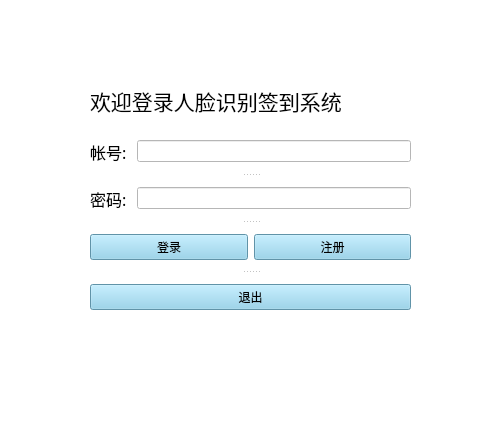
<?xml version="1.0" encoding="UTF-8"?>
<ui version="4.0">
 <class>MainWindow_Login</class>
 <widget class="QMainWindow" name="MainWindow_Login">
  <property name="geometry">
   <rect>
    <x>0</x>
    <y>0</y>
    <width>500</width>
    <height>430</height>
   </rect>
  </property>
  <property name="windowTitle">
   <string>登录</string>
  </property>
  <property name="styleSheet">
   <string notr="true">QLabel, QSplitter, QWidget, QHBoxLayout{
 background-color: white;
}
QPushButton{
	background-color: skyblue;
}</string>
  </property>
  <widget class="QWidget" name="centralwidget">
   <widget class="QLabel" name="label_3">
    <property name="geometry">
     <rect>
      <x>90</x>
      <y>80</y>
      <width>361</width>
      <height>41</height>
     </rect>
    </property>
    <property name="font">
     <font>
      <family>Source Han Sans SC</family>
      <pointsize>16</pointsize>
     </font>
    </property>
    <property name="text">
     <string>欢迎登录人脸识别签到系统</string>
    </property>
   </widget>
   <widget class="QSplitter" name="splitter">
    <property name="geometry">
     <rect>
      <x>90</x>
      <y>130</y>
      <width>321</width>
      <height>191</height>
     </rect>
    </property>
    <property name="styleSheet">
     <string notr="true"/>
    </property>
    <property name="orientation">
     <enum>Qt::Vertical</enum>
    </property>
    <widget class="QWidget" name="horizontalLayoutWidget">
     <layout class="QHBoxLayout" name="horizontalLayout">
      <item>
       <widget class="QLabel" name="label">
        <property name="font">
         <font>
          <family>Source Han Sans SC</family>
          <pointsize>12</pointsize>
         </font>
        </property>
        <property name="text">
         <string>帐号: </string>
        </property>
       </widget>
      </item>
      <item>
       <widget class="QLineEdit" name="un_le"/>
      </item>
     </layout>
    </widget>
    <widget class="QWidget" name="horizontalLayoutWidget_2">
     <layout class="QHBoxLayout" name="horizontalLayout_2">
      <item>
       <widget class="QLabel" name="label_2">
        <property name="font">
         <font>
          <family>Source Han Sans SC</family>
          <pointsize>12</pointsize>
         </font>
        </property>
        <property name="text">
         <string>密码: </string>
        </property>
       </widget>
      </item>
      <item>
       <widget class="QLineEdit" name="pwd_le">
        <property name="inputMethodHints">
         <set>Qt::ImhHiddenText|Qt::ImhNoAutoUppercase|Qt::ImhNoPredictiveText|Qt::ImhSensitiveData</set>
        </property>
        <property name="echoMode">
         <enum>QLineEdit::Password</enum>
        </property>
       </widget>
      </item>
     </layout>
    </widget>
    <widget class="QWidget" name="horizontalLayoutWidget_3">
     <layout class="QHBoxLayout" name="horizontalLayout_3">
      <item>
       <widget class="QPushButton" name="login_bt">
        <property name="text">
         <string>登录</string>
        </property>
       </widget>
      </item>
      <item>
       <widget class="QPushButton" name="register_bt">
        <property name="text">
         <string>注册</string>
        </property>
       </widget>
      </item>
     </layout>
    </widget>
    <widget class="QWidget" name="horizontalLayoutWidget_4">
     <layout class="QHBoxLayout" name="horizontalLayout_4">
      <item>
       <widget class="QPushButton" name="quit_bt">
        <property name="styleSheet">
         <string notr="true"/>
        </property>
        <property name="text">
         <string>退出</string>
        </property>
       </widget>
      </item>
     </layout>
    </widget>
   </widget>
  </widget>
  <widget class="QStatusBar" name="statusbar"/>
 </widget>
 <resources/>
 <connections>
  <connection>
   <sender>quit_bt</sender>
   <signal>clicked()</signal>
   <receiver>MainWindow_Login</receiver>
   <slot>close()</slot>
   <hints>
    <hint type="sourcelabel">
     <x>370</x>
     <y>356</y>
    </hint>
    <hint type="destinationlabel">
     <x>399</x>
     <y>308</y>
    </hint>
   </hints>
  </connection>
 </connections>
</ui>
